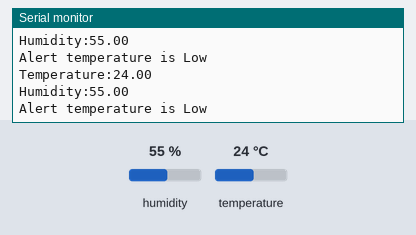
The sketch below on a simulated Arduino Uno, built with avr-gcc and run on an emulated ATmega328P. Parts: the last lines printed to the serial monitor. The test bench sets the inputs (shaded band); at power-on: temperature 24 °C, humidity 55 %.

Above: at 2.8 s.
2.9 s: temperature set to 28 °C
At 4.9 s:
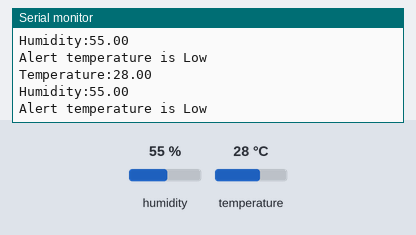
5.6 s: temperature set to 31 °C
At 7.3 s:
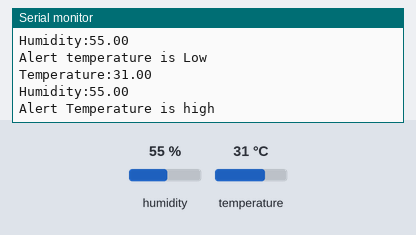
Timing chart, 0 to 8.8 s (numbered marks = the images above; inputs shaded):
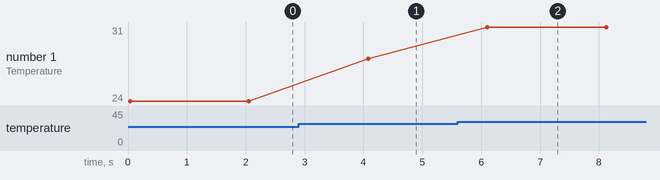

The sketch:

2.humidity.ino
```cpp
#include "DHT.h"
#define dhtpin 2
#define dhttype DHT11

DHT dht(dhtpin,dhttype);

void setup(){
  Serial.begin(9600);
  Serial.println("Temperature and Humidity sensor");
  dht.begin();
}

void loop(){
  float h = dht.readHumidity();
  float t = dht.readTemperature();
  Serial.print("Temperature:");
  Serial.println(t);
  Serial.print("Humidity:");
  Serial.println(h);
  if (t>29){
    Serial.println("Alert Temperature is high");
    delay(2000);
  }
  else {
    Serial.println("Alert temperature is Low");
    delay(2000);
  }


}
```

Measured:
- the behaviour switches between 29 and 30 °C on temperature (found by bisection; images 1 and 2)
- after the input at 2.9 s, the serial monitor: prints a new line after 1.2 s (image 1)
- after the input at 5.6 s, the serial monitor: prints a new line after 0.50 s (image 2)
- plotted number 1: 24 → 28 after the input at 2.9 s, 28 → 31 after the input at 5.6 s
